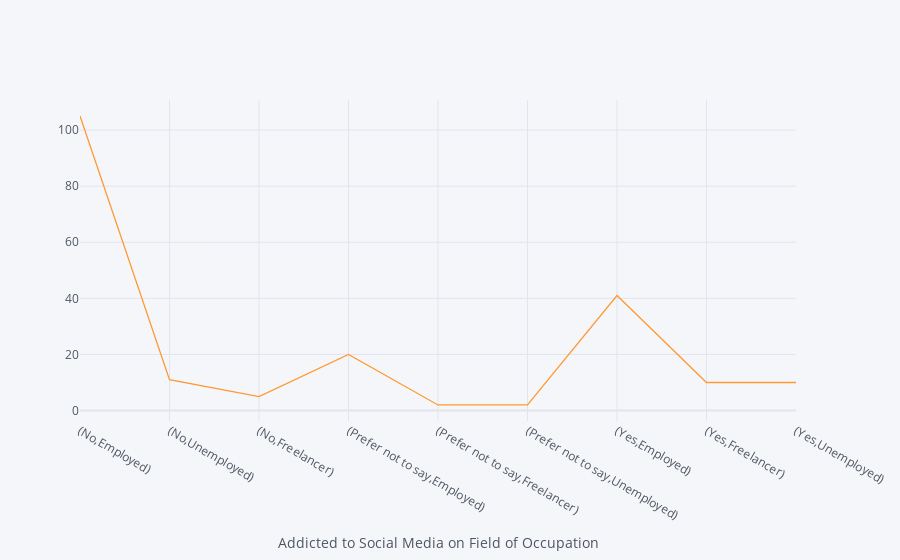

Source (notebook cell):
### Code cell
plot7 = datas['Field of Occupation'].groupby(datas['Addicted to Social Media']).value_counts()
plot7.iplot(kind='line',xTitle='Addicted to Social Media on Field of Occupation')

### Figure 1 — Plotly figure (JSON) as saved in the notebook; plotly's stock layout.template omitted (floating-point values rounded to 4 significant figures)
{"data": [{"line": {"color": "rgba(255, 153, 51, 1.0)", "dash": "solid", "shape": "linear", "width": 1.3}, "mode": "lines", "name": "Field of Occupation", "text": "", "type": "scatter", "x": ["(No,Employed)", "(No,Unemployed)", "(No,Freelancer)", "(Prefer not to say,Employed)", "(Prefer not to say,Freelancer)", "(Prefer not to say,Unemployed)", "(Yes,Employed)", "(Yes,Freelancer)", "(Yes,Unemployed)"], "y": [105, 11, 5, 20, 2, 2, 41, 10, 10]}], "layout": {"legend": {"bgcolor": "#F5F6F9", "font": {"color": "#4D5663"}}, "paper_bgcolor": "#F5F6F9", "plot_bgcolor": "#F5F6F9", "title": {"font": {"color": "#4D5663"}}, "xaxis": {"gridcolor": "#E1E5ED", "showgrid": true, "tickfont": {"color": "#4D5663"}, "title": {"font": {"color": "#4D5663"}, "text": "Addicted to Social Media on Field of Occupation"}, "zerolinecolor": "#E1E5ED"}, "yaxis": {"gridcolor": "#E1E5ED", "showgrid": true, "tickfont": {"color": "#4D5663"}, "title": {"font": {"color": "#4D5663"}, "text": ""}, "zerolinecolor": "#E1E5ED"}}}
